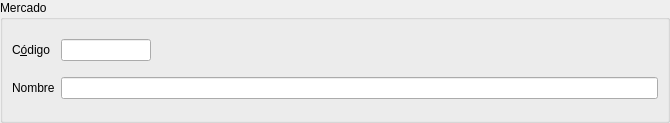
<?xml version="1.0" encoding="UTF-8"?>
<ui version="4.0">
 <class>Form</class>
 <widget class="QWidget" name="Form">
  <property name="geometry">
   <rect>
    <x>0</x>
    <y>0</y>
    <width>670</width>
    <height>123</height>
   </rect>
  </property>
  <property name="windowTitle">
   <string>Form</string>
  </property>
  <property name="tableName" stdset="0">
   <string>almacenes</string>
  </property>
  <layout class="QHBoxLayout" name="horizontalLayout">
   <property name="leftMargin">
    <number>0</number>
   </property>
   <property name="topMargin">
    <number>0</number>
   </property>
   <property name="rightMargin">
    <number>0</number>
   </property>
   <property name="bottomMargin">
    <number>0</number>
   </property>
   <item>
    <widget class="QGroupBox" name="groupBox">
     <property name="title">
      <string>Mercado</string>
     </property>
     <layout class="QGridLayout" name="gridLayout">
      <item row="0" column="0">
       <widget class="QLabel" name="label_2">
        <property name="text">
         <string>C&amp;ódigo</string>
        </property>
        <property name="buddy">
         <cstring>db_codigo</cstring>
        </property>
       </widget>
      </item>
      <item row="0" column="1">
       <widget class="DBLineEdit" name="db_codigo">
        <property name="fieldName" stdset="0">
         <string>codigo</string>
        </property>
        <property name="dataEditable" stdset="0">
         <bool>true</bool>
        </property>
       </widget>
      </item>
      <item row="0" column="2">
       <spacer name="horizontalSpacer">
        <property name="orientation">
         <enum>Qt::Horizontal</enum>
        </property>
        <property name="sizeHint" stdset="0">
         <size>
          <width>518</width>
          <height>20</height>
         </size>
        </property>
       </spacer>
      </item>
      <item row="1" column="0">
       <widget class="QLabel" name="label_3">
        <property name="text">
         <string>Nombre</string>
        </property>
        <property name="buddy">
         <cstring>db_nombre</cstring>
        </property>
       </widget>
      </item>
      <item row="1" column="1" colspan="2">
       <widget class="DBLineEdit" name="db_nombre">
        <property name="fieldName" stdset="0">
         <string>nombre</string>
        </property>
        <property name="dataEditable" stdset="0">
         <bool>true</bool>
        </property>
       </widget>
      </item>
     </layout>
    </widget>
   </item>
  </layout>
 </widget>
 <customwidgets>
  <customwidget>
   <class>DBLineEdit</class>
   <extends>QLineEdit</extends>
   <header>widgets/dblineedit.h</header>
  </customwidget>
 </customwidgets>
 <tabstops>
  <tabstop>db_codigo</tabstop>
  <tabstop>db_nombre</tabstop>
  <tabstop>db_codigo_2</tabstop>
 </tabstops>
 <resources/>
 <connections/>
</ui>
